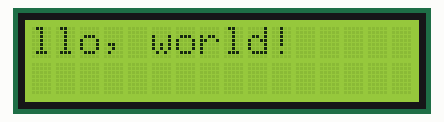
Recording of a sketch running on a simulated Arduino Uno, built with avr-gcc and run on an emulated ATmega328P. Shown: 16×2 character LCD.

Above: at 0.24 s.
At 0.66 s:
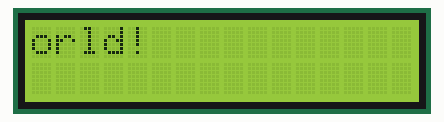
At 1.09 s:
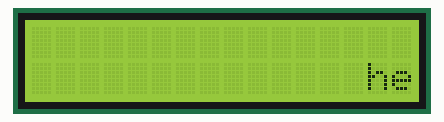
At 1.93 s:
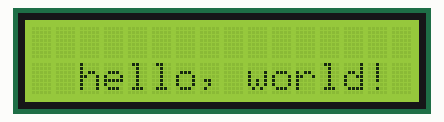
At 2.77 s:
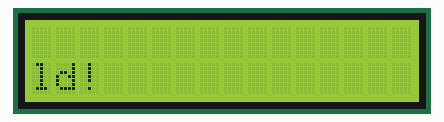
At 3.57 s:
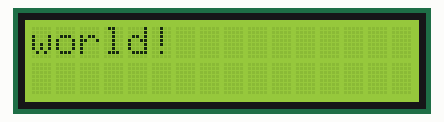

Measured:
- by itself, everything shown: repeats every 3.0 s, in 41 steps

The sketch:

scroll_two_lines.ino
```cpp
// include the library code:
#include <LiquidCrystal.h>

// initialize the library with the numbers of the interface pins
LiquidCrystal lcd(12, 11, 5, 4, 3, 2);

void setup() {
  // set up the LCD's number of columns and rows:
  lcd.begin(16, 2);
  // Print a message to the LCD.
  //lcd.print("hello, world!");
  delay(100);
}

void loop() {
  // scroll 13 positions (string length) to the left
  // to move it offscreen left:
  lcd.print("hello, world!");
  for (int positionCounter = 0; positionCounter < 12; positionCounter++) {
    // scroll one position left:
    lcd.scrollDisplayLeft();
    // wait a bit:
    delay(70);
  }

  // scroll 29 positions (string length + display length) to the right
  // to move it offscreen right:
  /*for (int positionCounter = 0; positionCounter < 29; positionCounter++) {
    // scroll one position right:
    lcd.scrollDisplayRight();
    // wait a bit:
    delay(70);
  }*/

  lcd.clear();

  lcd.setCursor(16,1);
  lcd.print("hello, world!");
  // scroll 13 positions (string length) to the left
  // to move it offscreen left:
  for (int positionCounter = 0; positionCounter < 29; positionCounter++) {
    // scroll one position left:
    lcd.scrollDisplayLeft();
    // wait a bit:
    delay(70);
  }
  lcd.clear();
  // scroll 29 positions (string length + display length) to the right
  // to move it offscreen right:
  /*for (int positionCounter = 0; positionCounter < 29; positionCounter++) {
    // scroll one position right:
    lcd.scrollDisplayRight();
    // wait a bit:
    delay(70);
  }*/
  //lcd.clear();
  // delay at the end of the full loop:
  delay(100);

}
```
